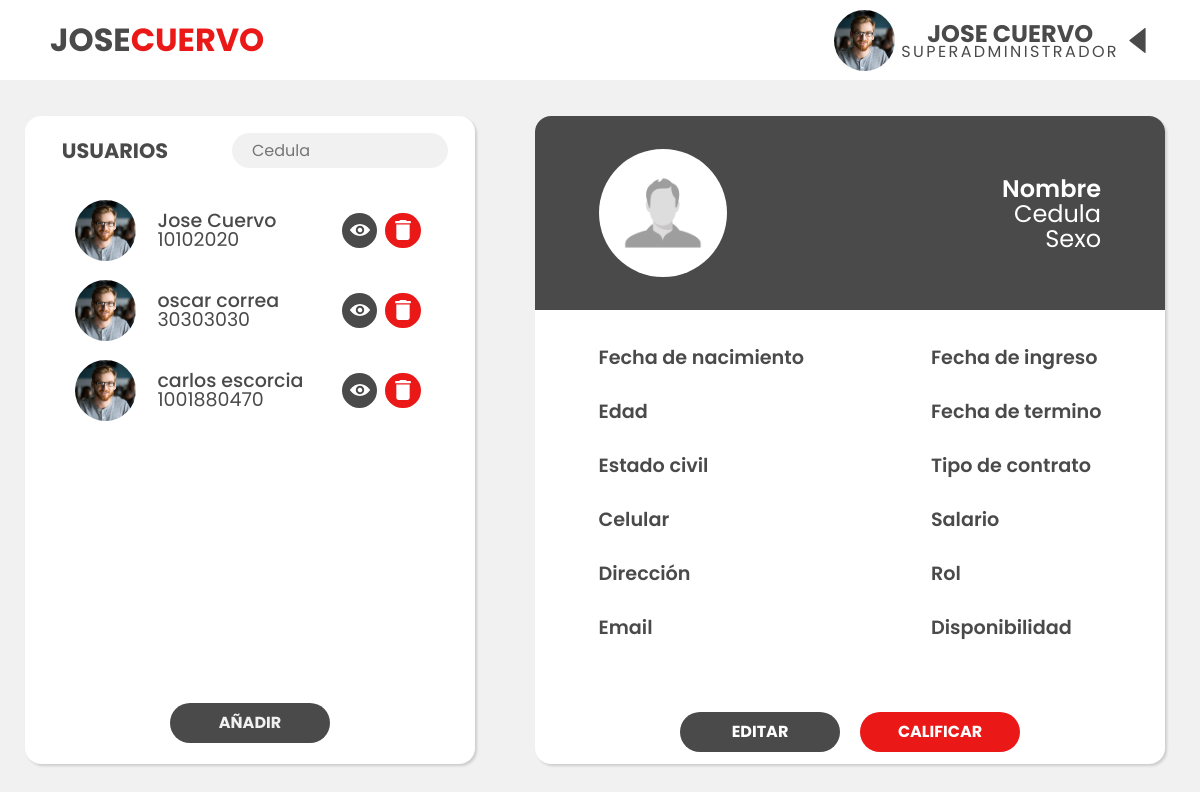
Page /dashboard (signed in) on the committed database.
### tables this page shows
CREATE TABLE usuario (CC INTEGER NOT NULL, nombre VARCHAR, apellido VARCHAR, edad INTEGER, sexo CHAR NOT NULL, fecha_nacimiento DATE, estado_civil VARCHAR, celular INTEGER, direccion VARCHAR, email VARCHAR, fecha_ingreso DATE, fecha_termino DATE, tipo_contrato VARCHAR, salario INTEGER, rol INTEGER, disponibilidad BOOLEAN, foto VARCHAR, contraseña VARCHAR, primera_vez BOOLEAN, registrador VARCHAR, FOREIGN KEY (rol) REFERENCES rol (ID), PRIMARY KEY (CC));

### app.py (the view)
@app.route('/dashboard', methods=["GET","POST"])
def dashboard():
    if "usuario" in session:
        rol = roles[session["rol"]]
        target = "USUARIOS"
        if session["rol"] == 2:
            target = "EMPLEADOS"
        if request.method == "GET":
            if session["rol"] != 3:
                nombres = session["nombre"] + " " + session["apellido"]
                nombres = nombres.upper()
                try:
                    with sqlite3.connect('joseCuervoDB.db') as con:
                        con.row_factory = sqlite3.Row
                        cur = con.cursor()
                        if session["rol"] == 2:
                            cur.execute("SELECT CC,nombre,foto,apellido FROM usuario WHERE CC != ? AND rol = ?",[session["usuario"],3])
                        else:
                            cur.execute("SELECT CC,nombre,foto,apellido FROM usuario WHERE CC != ?",[session["usuario"]])
                        row = cur.fetchall()
                except Error  as er:
                    print('SQLite error: %s' % (' '.join(er.args)))
                return render_template("dashboard.html",nombre=nombres, rol=rol,target=target, row = row,Unombre="Nombre",cedula="Cedula",sexo="Sexo")
            else:
                return redirect("/empleado")
        if request.method == "POST":
            return render_template("dashboard.html",nombre=session["nombre"], rol=rol)
    else:
        return redirect("/")

### templates/dashboard.html (shortened to what this page needs)
{% extends "layout.html" %}
{% block head %}
<link rel="stylesheet" href="{{ url_for('static', filename='styles/vistaAdmin.css') }}">
{% endblock %}
{% block content %}
<main>
    <div class="tabla-usuarios">
        <div class="tabla-usuarios-top">
            <label>{{ target }}</label>
            <div class="search">
                <input type="text" name="" onkeyup="buscar()" id="search-box" placeholder="Cedula">
            </div>
        </div>
        <ul id="tabla">
            {% for r in row %}
            <li>
                <div class="user">
                    <img src="{{ url_for('static', filename='imgs/img.jpg') }}" alt="" class="foto-perfil">
                    <div class="user__info">
                        <p id="Tnombre">{{r["nombre"]}} {{r["apellido"]}}</p>
                        <p>{{r["CC"]}}</p>
                    </div>
                    <div class="buttons">
                        <a class="view" href="{{url_for('buscar',cedula=r['CC'])}}">
                            <img src="{{ url_for('static', filename='imgs/eye.svg') }}" alt="">
                        </a>
                        <a class="delete">
                            <img src="{{ url_for('static', filename='imgs/delete.svg') }}" alt="">
                        </a>
                    </div>
                </div>
            </li>
            {% endfor %}
        </ul>
        <div class="tabla-usuario-boton">
            <a class="button" href="/registro">AÑADIR</a>
        </div>
    </div>
    <div class="info-usuarios">
        <div class="top-info">
            <img src="{{ url_for('static', filename='imgs/dafault.png') }}" alt="">
            <div class="usuario-info-ocupacion">
                <p class="nombre">{{Unombre}}</p>
                <p class="cedula">{{cedula}}</p>
                <p class="ocupacion">{{sexo}}</p>
            </div>
        </div>
        <div class="formulario">
            <div class="izq">
                <div>
                    <p class="titulo">Fecha de nacimiento</p>
                    <p>{{nacimiento}}</p>
                </div>
                <div>
                    <p class="titulo">Edad</p>
                    <p>{{edad}}</p>
                </div>
                <div>
                    <p class="titulo">Estado civil</p>
                    <p>{{estado}}</p>
                </div>
                <div>
                    <p class="titulo">Celular</p>
                    <p>{{celular}}</p>
                </div>
                <div>
                    <p class="titulo">Dirección</p>
                    <p>{{direccion}}</p>
                </div>
                <div>
                    <p class="titulo">Email</p>
                    <p>{{email}}</p>
                </div>
            </div>
            <div class="der">
                <div>
                    <p class="titulo">Fecha de ingreso</p>
                    <p>{{ingreso}}</p>
                </div>
                <div>
                    <p class="titulo">Fecha de termino</p>
                    <p>{{termino}}</p>
                </div>
                <div>
                    <p class="titulo">Tipo de contrato</p>
                    <p>{{tipo}}</p>
                </div>
                <div>
                    <p class="titulo">Salario</p>
                    <p>{{salario}}</p>
                </div>
                <div>
                    <p class="titulo">Rol</p>
                    <p>{{Rol}}</p>
                </div>
                <div>
                    <p class="titulo">Disponibilidad</p>
                    <p>{{disponible}}</p>
                </div>
            </div>
        </div>
        <div class="info-usuarios-buttons">
            <a id="editar"  href="" class="button" >
                <p>EDITAR</p>
            </a>
            <a id="calificar" href="" class="button">
                <p>CALIFICAR</p>
            </a>
        </div>
    </div>
</main>
{% endblock %}

### static/styles/layout.css (style rules this page uses)
body { background-color: var(--background-color); }

### static/styles/vistaAdmin.css (style rules this page uses)
main { width: 100vw; min-height: calc(100vh - 80px); display: grid; grid-template-columns: minmax(500px, 2fr) minmax(700px, 3fr); align-items: center; }
.tabla-usuarios, .info-usuarios { background-color: white; border-radius: 1rem; width: 90%; margin: auto; height: 90%; box-shadow: rgba(0, 0, 0, 0.15) 1.95px 1.95px 2.6px; }
.tabla-usuarios { display: flex; flex-direction: column; align-items: center; }
.tabla-usuarios-top { width: 100%; display: flex; align-items: center; height: 70px; }
.tabla-usuarios-top label { font-size: 1.3rem; font-weight: 700; text-align: center; width: 40%; }
.search { display: flex; justify-content: center; width: 60%; }
.search input[type=text] { border: 0; background-color: var(--background-color); border-radius: 1.25rem; width: 80%; height: 2.2rem; padding: 0.75rem 1.25rem; }
ul { list-style-type: none; width: 97%; height: 80%; display: flex; flex-direction: column; align-items: center; overflow-y: scroll; }
li { width: 80%; height: 4.2rem; margin-top: 0.8rem; }
.view, .delete { display: flex; width: 2.2rem; height: 2.2rem; border: 0; margin: 0 4px; border-radius: 50%; justify-content: center; align-items: center; }
.view { background-color: var(--secondary-color); }
.delete { background-color: var(--main-color); }
.delete img, .view img { object-fit: cover; height: 20px; width: 20px; }
.foto-perfil { height: 61px; width: 61px; border-radius: 50%; object-fit: cover; margin-right: 6px; }
.user { width: 100%; height: 98%; display: flex; align-items: center; justify-content: space-evenly; }
.user__info { display: flex; justify-content: center; flex-direction: column; width: 70%; height: 98%; font-size: 0.85em; }
.user__info p { font-size: 1.4em; font-weight: 500; padding-left: 15px; }
.user__info p + p { font-size: 1.4em; font-weight: 400; margin-top: -10px; }
.buttons { max-width: 100px; display: flex; }
.tabla-usuario-boton { display: flex; width: 100%; height: calc(20% - 70px); justify-content: center; align-items: center; margin-bottom: 12px; }
.info-usuarios-buttons p { color: white; }
.button { border: 0; border-radius: 25px; height: 2.5rem; width: 10rem; color: var(--background-color); background-color: var(--secondary-color); font-weight: bold; align-items: center; }
.top-info { display: flex; background: var(--secondary-color); border-radius: 1rem 1rem 0 0; width: 100%; height: 30%; align-items: center; justify-content: space-between; padding: 0 4rem; }
.top-info img { background: white; height: 8rem; width: 8rem; border-radius: 50%; object-fit: cover; }
.top-info p { text-align: right; color: white; }
.nombre { font-size: 1.5rem; font-weight: 600; }
.cedula { font-size: 1.5rem; margin-top: -10px; }
.ocupacion { font-size: 1.5rem; font-weight: 400; margin-top: -10px; }
.titulo { color: var(--secondary-color); font-weight: 600; font-size: 1.2rem; }
.izq p,.der p { height: 2rem; }
.izq p + p,.der p + p { margin-top: -10px; }
.formulario { height: 60%; display: flex; justify-content: space-around; align-items: center; }
.info-usuarios-buttons { height: 10%; display: flex; justify-content: center; align-items: center; }
#calificar { background: var(--main-color); margin-left: 20px; }
a { display: flex; align-items: center; justify-content: center; text-decoration: none; }

### rows in the picture
usuario: nombre "Jose", apellido "Cuervo", CC "10102020"
usuario: nombre "oscar", apellido "correa", CC "30303030"
usuario: nombre "carlos", apellido "escorcia", CC "1001880470"

### other values in the picture
{{ nombre }} "JOSE CUERVO"
{{ rol }} "SUPERADMINISTRADOR"
{{ target }} "USUARIOS"
{{ Unombre }} "Nombre"
{{ cedula }} "Cedula"
{{ sexo }} "Sexo"
